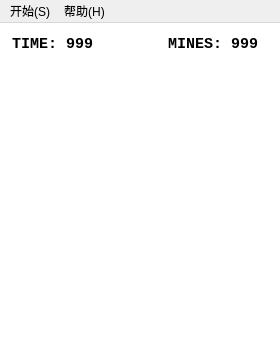
<?xml version="1.0" encoding="UTF-8"?>
<ui version="4.0">
 <class>MainWindow</class>
 <widget class="QMainWindow" name="MainWindow">
  <property name="geometry">
   <rect>
    <x>0</x>
    <y>0</y>
    <width>280</width>
    <height>348</height>
   </rect>
  </property>
  <property name="maximumSize">
   <size>
    <width>65536</width>
    <height>65536</height>
   </size>
  </property>
  <property name="font">
   <font>
    <family>Consolas</family>
    <pointsize>11</pointsize>
    <bold>true</bold>
   </font>
  </property>
  <property name="acceptDrops">
   <bool>false</bool>
  </property>
  <property name="windowTitle">
   <string>Mine Sweeper</string>
  </property>
  <property name="windowIcon">
   <iconset resource="../Resources/Resources.qrc">
    <normaloff>:/Images/icon.ico</normaloff>:/Images/icon.ico</iconset>
  </property>
  <property name="styleSheet">
   <string notr="true"/>
  </property>
  <widget class="QWidget" name="pCentralWidget">
   <property name="styleSheet">
    <string notr="true">background-color: rgb(255, 255, 255);
color: rgb(0, 0, 0);</string>
   </property>
   <layout class="QVBoxLayout" name="pMainLayout">
    <property name="spacing">
     <number>0</number>
    </property>
    <property name="sizeConstraint">
     <enum>QLayout::SetDefaultConstraint</enum>
    </property>
    <property name="leftMargin">
     <number>0</number>
    </property>
    <property name="topMargin">
     <number>0</number>
    </property>
    <property name="rightMargin">
     <number>0</number>
    </property>
    <property name="bottomMargin">
     <number>0</number>
    </property>
    <item>
     <layout class="QHBoxLayout" name="pGameInfoLayout">
      <property name="spacing">
       <number>0</number>
      </property>
      <property name="sizeConstraint">
       <enum>QLayout::SetDefaultConstraint</enum>
      </property>
      <property name="leftMargin">
       <number>12</number>
      </property>
      <property name="rightMargin">
       <number>12</number>
      </property>
      <item>
       <widget class="QLabel" name="pTimeLabel">
        <property name="minimumSize">
         <size>
          <width>140</width>
          <height>42</height>
         </size>
        </property>
        <property name="maximumSize">
         <size>
          <width>16777215</width>
          <height>42</height>
         </size>
        </property>
        <property name="baseSize">
         <size>
          <width>0</width>
          <height>42</height>
         </size>
        </property>
        <property name="font">
         <font>
          <family>Consolas</family>
          <pointsize>11</pointsize>
          <bold>true</bold>
         </font>
        </property>
        <property name="layoutDirection">
         <enum>Qt::LeftToRight</enum>
        </property>
        <property name="text">
         <string>TIME: 999</string>
        </property>
       </widget>
      </item>
      <item>
       <widget class="QLabel" name="pMineLabel">
        <property name="minimumSize">
         <size>
          <width>100</width>
          <height>42</height>
         </size>
        </property>
        <property name="maximumSize">
         <size>
          <width>100</width>
          <height>42</height>
         </size>
        </property>
        <property name="baseSize">
         <size>
          <width>0</width>
          <height>42</height>
         </size>
        </property>
        <property name="font">
         <font>
          <family>Consolas</family>
          <pointsize>11</pointsize>
          <bold>true</bold>
         </font>
        </property>
        <property name="text">
         <string>MINES: 999</string>
        </property>
       </widget>
      </item>
     </layout>
    </item>
    <item>
     <widget class="GraphicsWidget" name="pGraphicsWidget" native="true">
      <property name="minimumSize">
       <size>
        <width>280</width>
        <height>280</height>
       </size>
      </property>
     </widget>
    </item>
   </layout>
  </widget>
  <widget class="QMenuBar" name="pMenuBar">
   <property name="geometry">
    <rect>
     <x>0</x>
     <y>0</y>
     <width>280</width>
     <height>24</height>
    </rect>
   </property>
   <property name="font">
    <font>
     <family>Microsoft YaHei UI</family>
     <pointsize>9</pointsize>
     <italic>false</italic>
     <bold>false</bold>
     <underline>false</underline>
     <strikeout>false</strikeout>
    </font>
   </property>
   <widget class="QMenu" name="pMenuStart">
    <property name="title">
     <string>开始(S)</string>
    </property>
    <addaction name="pActionEasyLevel"/>
    <addaction name="pActionNormalLevel"/>
    <addaction name="pActionHighLevel"/>
    <addaction name="pActionCustomLevel"/>
    <addaction name="separator"/>
    <addaction name="pActionPause"/>
    <addaction name="pActionRestart"/>
   </widget>
   <widget class="QMenu" name="pMenuHelp">
    <property name="title">
     <string>帮助(H)</string>
    </property>
    <addaction name="pActionRecord"/>
    <addaction name="separator"/>
    <addaction name="pActionAbout"/>
   </widget>
   <addaction name="pMenuStart"/>
   <addaction name="pMenuHelp"/>
  </widget>
  <action name="pActionEasyLevel">
   <property name="text">
    <string>初级(E)</string>
   </property>
  </action>
  <action name="pActionNormalLevel">
   <property name="text">
    <string>中级(N)</string>
   </property>
  </action>
  <action name="pActionHighLevel">
   <property name="text">
    <string>高级(H)</string>
   </property>
  </action>
  <action name="pActionRestart">
   <property name="text">
    <string>重新开始(R)</string>
   </property>
  </action>
  <action name="pActionAbout">
   <property name="text">
    <string>关于(A)</string>
   </property>
  </action>
  <action name="pActionCustomLevel">
   <property name="text">
    <string>自定义(C)</string>
   </property>
  </action>
  <action name="pActionRecord">
   <property name="text">
    <string>排行榜(R)</string>
   </property>
  </action>
  <action name="pActionPause">
   <property name="text">
    <string>暂停(P)</string>
   </property>
  </action>
 </widget>
 <customwidgets>
  <customwidget>
   <class>GraphicsWidget</class>
   <extends>QWidget</extends>
   <header>Graphics.h</header>
   <container>1</container>
  </customwidget>
 </customwidgets>
 <resources>
  <include location="../Resources/Resources.qrc"/>
 </resources>
 <connections/>
</ui>
